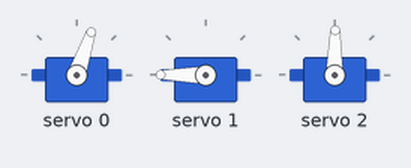
This sketch was run on a simulated Arduino Uno, built with avr-gcc and run on an emulated ATmega328P. On the bench: 3 × servo. What the sketch prints to the serial monitor is not drawn.

Above: at 1.1 s.
At 2.0 s:
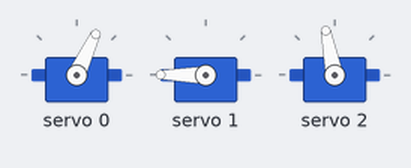
At 2.55 s:
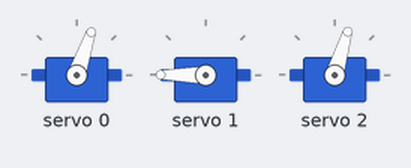
At 3.05 s:
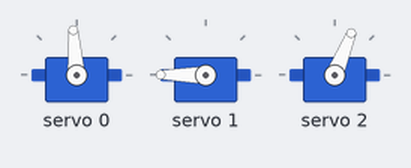
Timing chart, 0 to 5.7 s (numbered marks = the images above):
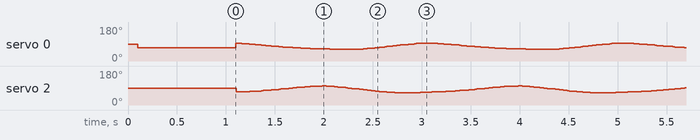

The sketch:

Stage1_GaitTest.ino
```cpp
// =============================================================================
//  Stage1_GaitTest.ino  —  BIPDEAL Stage-1: Single-Leg Cubic Bézier Gait Test
// =============================================================================
//
//  Purpose
//  ───────
//  Verify that one leg executes a smooth, continuous gait cycle using a
//  Cubic Bézier trajectory generator. This replaces the sinusoidal approach
//  and eliminates the velocity discontinuities observed with discrete-segment
//  motion.
//
//  Gait summary
//  ───────────────────────────────────────────────────────────────────────────
//  φ ∈ [0.0, 0.5)  SWING   foot airborne on Bézier arch
//                          P0(−4,−15) → peak(~0,−13) → P3(3,−15)
//                          horizontal velocity = 0 at lift-off and touch-down
//
//  φ ∈ [0.5, 1.0)  STANCE  foot on ground, reversed Bézier x-profile
//                          x: 3 → −4 cm   (equal-magnitude, opposite-direction)
//                          y: −15 cm constant
//
//  Velocity at both phase boundaries is zero in x → no jitter, no foot-drag.
//
//  Startup sequence
//  ───────────────────────────────────────────────────────────────────────────
//  1. I2C bus and PCA9685 initialised.
//  2. Calibration offsets applied to the leg.
//  3. Leg moves directly to home position (−2, −15) cm.
//  4. Sketch waits HOME_SETTLE_MS for the servo to physically arrive.
//  5. Gait loop starts; φ is derived from millis() for clean wrap-around.
//
//  Serial telemetry  (115200 baud)
//  ───────────────────────────────────────────────────────────────────────────
//  When SERIAL_PLOT is defined, each update tick streams CSV:
//      phi, x_cm, y_cm, hip_deg, knee_deg, ankle_deg
//  This feeds directly into the Arduino IDE Serial Plotter.
//  Comment out #define SERIAL_PLOT to reduce CPU load in production.
//
//  Hardware wiring (adjust channel constants below to match your build)
//  ───────────────────────────────────────────────────────────────────────────
//  PCA9685  I2C address  0x40
//  Channel  0  →  Hip servo
//  Channel  1  →  Knee servo
//  Channel  2  →  Ankle servo
//
// =============================================================================

#include <Wire.h>
#include <Adafruit_PWMServoDriver.h>
#include "Bipedal.h"
#include "Trajectory.h"

// =============================================================================
//  ── CONFIGURATION  (edit to match your hardware and desired gait) ───────────
// =============================================================================

// ---- PCA9685 I2C address ------------------------------------------------
#define PCA9685_ADDR  0x40

// ---- PCA9685 oscillator frequency (Hz) ---------------------------------
// Measure with a scope for accuracy; typical boards are 25–27 MHz.
#define OSC_FREQUENCY  27000000UL

// ---- Servo channels on the PCA9685 (adjust to your wiring) -------------
constexpr uint8_t CH_HIP    = 0;
constexpr uint8_t CH_KNEE   = 1;
constexpr uint8_t CH_ANKLE  = 2;

// ---- Leg side -----------------------------------------------------------
// false = left leg  (default for Stage 1)
// true  = right leg (mirrors x-axis inside BipedLeg; swap when testing the right)
constexpr bool LEG_MIRROR_X = false;

// ---- Calibration offsets (degrees) -------------------------------------
// Adjust each offset until the joint physically reads 0° (leg straight,
// vertical) when commanded to home position. Re-tune after any reassembly.
constexpr float CAL_HIP_OFFSET    =  0.0f;
constexpr float CAL_KNEE_OFFSET   =  0.0f;
constexpr float CAL_ANKLE_OFFSET  =  0.0f;

// ---- Gait timing --------------------------------------------------------
// Total duration of one complete gait cycle (swing + stance) in milliseconds.
// Increase for slower, safer motion; decrease for faster stepping.
// Tested range on Arduino Uno: 1500 ms – 4000 ms.
constexpr uint32_t GAIT_CYCLE_MS = 2000UL;     // 2 s per full cycle

// Servo update interval in milliseconds (= 1 / update_rate).
// 20 ms → 50 Hz, matching the PCA9685 PWM frequency.
// Includes ~1–2 ms I2C overhead per 3-servo write on Arduino Uno.
constexpr uint32_t UPDATE_INTERVAL_MS = 20UL;

// ---- Home-position settle time -----------------------------------------
// How long (ms) to hold the home position on startup before gait begins.
// Gives the servo time to physically travel from its power-on position.
constexpr uint32_t HOME_SETTLE_MS = 1000UL;

// ---- Serial telemetry --------------------------------------------------
// Define SERIAL_PLOT to stream φ + foot coordinates + joint angles each tick.
// Comment this line out to eliminate Serial overhead in production.
#define SERIAL_PLOT

// =============================================================================
//  ── GLOBAL OBJECTS ──────────────────────────────────────────────────────────
// =============================================================================

Adafruit_PWMServoDriver pwm = Adafruit_PWMServoDriver(PCA9685_ADDR);

BipedLeg  leg(pwm, CH_HIP, CH_KNEE, CH_ANKLE, LEG_MIRROR_X);

Trajectory traj;    // constructed with defaultParams(); overridden in setup()

// =============================================================================
//  ── SETUP ───────────────────────────────────────────────────────────────────
// =============================================================================
void setup() {

    Serial.begin(115200);
    while (!Serial) { /* wait for USB CDC on Leonardo/Micro; nop on Uno */ }

    Serial.println(F(""));
    Serial.println(F("╔══════════════════════════════════════════════════╗"));
    Serial.println(F("║  BIPDEAL — Stage 1: Cubic Bézier Gait Test       ║"));
    Serial.println(F("╚══════════════════════════════════════════════════╝"));
    Serial.println(F(""));

    // ── Initialise I2C and PCA9685 ───────────────────────────────────────
    Wire.begin();
    pwm.begin();
    pwm.setOscillatorFrequency(OSC_FREQUENCY);
    pwm.setPWMFreq(50);     // 50 Hz — standard servo refresh rate
    delay(10);              // let PCA9685 stabilise after power-on

    // ── Apply calibration offsets ────────────────────────────────────────
    leg.setOffsets(CAL_HIP_OFFSET, CAL_KNEE_OFFSET, CAL_ANKLE_OFFSET);

    // ── Configure trajectory parameters ──────────────────────────────────
    //
    //  Using specification defaults. To change at runtime call:
    //      Trajectory::Params p = traj.getParams();
    //      p.p1y = -13.5f;   // lower the arch peak, e.g. to reduce knee angle
    //      traj.setParams(p);
    //
    //  GEOMETRY RULES — see Trajectory.h for full details:
    //    p1x must equal p0x  → vertical lift-off tangent
    //    p2x must equal p3x  → vertical touch-down tangent
    //    p0y and p3y must equal groundY  (both on the ground line)
    //
    Trajectory::Params p = Trajectory::defaultParams();
    traj.setParams(p);

    // ── Print confirmed trajectory parameters ─────────────────────────────
    Serial.println(F("  Trajectory: Cubic Bézier"));
    Serial.println(F("  ─────────────────────────────────────────────────"));
    Serial.print(F("  P0 (lift-off)    = (")); Serial.print(p.p0x, 1);
    Serial.print(F(", ")); Serial.print(p.p0y, 1); Serial.println(F(") cm"));

    Serial.print(F("  P1 (swing ctrl)  = (")); Serial.print(p.p1x, 1);
    Serial.print(F(", ")); Serial.print(p.p1y, 1); Serial.println(F(") cm"));

    Serial.print(F("  P2 (land ctrl)   = (")); Serial.print(p.p2x, 1);
    Serial.print(F(", ")); Serial.print(p.p2y, 1); Serial.println(F(") cm"));

    Serial.print(F("  P3 (touch-down)  = (")); Serial.print(p.p3x, 1);
    Serial.print(F(", ")); Serial.print(p.p3y, 1); Serial.println(F(") cm"));

    Serial.println(F("  ─────────────────────────────────────────────────"));
    Serial.print(F("  Step length      = "));
    Serial.print(p.p3x - p.p0x, 1); Serial.println(F(" cm"));

    Serial.print(F("  Arch height      = "));
    Serial.print(p.p0y - p.p1y, 1); Serial.println(F(" cm  (ground − peakY)"));

    Serial.print(F("  Ground line      = "));
    Serial.print(p.p0y, 1); Serial.println(F(" cm"));

    Serial.print(F("  Home position    = ("));
    Serial.print(p.homeX, 1); Serial.print(F(", "));
    Serial.print(p.homeY, 1); Serial.println(F(") cm"));

    Serial.print(F("  Cycle period     = ")); Serial.print(GAIT_CYCLE_MS);
    Serial.println(F(" ms"));

    Serial.print(F("  Update rate      = "));
    Serial.print(1000UL / UPDATE_INTERVAL_MS); Serial.println(F(" Hz"));
    Serial.println(F(""));

    // ── Move to home position ─────────────────────────────────────────────
    //
    //  Drive the leg directly to the balanced standing pose before gait.
    //  HOME_SETTLE_MS gives the servo time to physically reach the target.
    //
    FootPosition home = traj.getHomePosition();
    Serial.print(F("  Moving to home ("));
    Serial.print(home.x, 1); Serial.print(F(", "));
    Serial.print(home.y, 1); Serial.println(F(") cm  …"));

    leg.moveTo(home.x, home.y);
    delay(HOME_SETTLE_MS);

    Serial.println(F("  Home reached.  Starting gait cycle …"));
    Serial.println(F(""));

#ifdef SERIAL_PLOT
    // CSV header — matches Arduino IDE Serial Plotter column format
    Serial.println(F("phi,x_cm,y_cm,hip_deg,knee_deg,ankle_deg"));
#endif
}

// =============================================================================
//  ── MAIN LOOP ───────────────────────────────────────────────────────────────
// =============================================================================
void loop() {

    // ── Non-blocking rate limiter ─────────────────────────────────────────
    //
    //  Run the control update at exactly UPDATE_INTERVAL_MS intervals.
    //  Using subtraction (now − lastUpdate) handles millis() rollover
    //  safely without any special case.
    //
    static uint32_t lastUpdate = 0;
    uint32_t now = millis();

    if (now - lastUpdate < UPDATE_INTERVAL_MS) return;
    lastUpdate = now;

    // ── Compute normalised gait phase φ ∈ [0, 1) ─────────────────────────
    //
    //  millis() rolls over after ~49.7 days.
    //  The modulo operation yields a clean, monotonically-increasing phase
    //  that wraps from 1 back to 0 without any explicit counter reset.
    //
    float phi = static_cast<float>(now % GAIT_CYCLE_MS)
              / static_cast<float>(GAIT_CYCLE_MS);

    // ── Get Bézier foot target for this phase ─────────────────────────────
    FootPosition fp = traj.getFootPosition(phi);

    // ── Drive the leg  (IK + servo write inside moveTo) ───────────────────
    leg.moveTo(fp.x, fp.y);

    // ── Optional serial telemetry ─────────────────────────────────────────
    //
    //  calculateIK() is called a second time here purely for telemetry.
    //  Cost: ~0.4 ms on Uno at 16 MHz — acceptable at 50 Hz.
    //  Remove the #define SERIAL_PLOT block above to eliminate this overhead.
    //
#ifdef SERIAL_PLOT
    IKResult ik = leg.calculateIK(fp.x, fp.y);

    Serial.print(phi, 3);       Serial.print(F(","));
    Serial.print(fp.x, 2);      Serial.print(F(","));
    Serial.print(fp.y, 2);      Serial.print(F(","));
    Serial.print(ik.hip,   1);  Serial.print(F(","));
    Serial.print(ik.knee,  1);  Serial.print(F(","));
    Serial.println(ik.ankle, 1);
#endif
}
```

Bipedal.h
```cpp
// =============================================================================
//  Bipedal.h  —  BIPDEAL Bipedal Robot, Single-Leg Servo Controller
//  Status : Existing Stage-1 class.  DO NOT modify the IK formulation.
// =============================================================================
//
//  Coordinate frame  (origin = hip joint centre):
//    x  →  positive = forward in direction of motion
//    y  →  positive = upward  (ground line sits at y = -15 cm)
//
//  Leg geometry  ("< "-shaped, backward-bending knee):
//    Hip→Knee  slopes downward AND backward  (upper link)
//    Knee→Ankle slopes downward AND forward  (lower link)
//    L1 = L2 = 9.5 cm
//
//  Angle convention:
//    0°  = leg perfectly straight, vertical, all joints colinear
//    +ve = forward flexion   (direction of intended motion)
//    −ve = backward extension
//
//  Foot levelling identity:
//    ankle = −(hip + knee)   keeps the foot parallel to the ground
//
// =============================================================================

#pragma once
#include <Arduino.h>
#include <Adafruit_PWMServoDriver.h>

// ---------------------------------------------------------------------------
//  IKResult  —  returned by BipedLeg::calculateIK()
// ---------------------------------------------------------------------------
struct IKResult {
    float hip;      // degrees  hip angle
    float knee;     // degrees  knee angle  (+ = forward flexion)
    float ankle;    // degrees  ankle angle (auto-computed: -(hip+knee))
    bool  valid;    // false  if target is unreachable OR any limit is exceeded
                    // Angles are CLAMPED to limits even when valid==false,
                    // so servos can still be driven to the closest reachable pose.
};

// ---------------------------------------------------------------------------
//  BipedLeg
// ---------------------------------------------------------------------------
class BipedLeg {
public:
    // ---- Link lengths (cm) — match hardware; never change these ----------
    static constexpr float L1 = 9.5f;   // hip  → knee
    static constexpr float L2 = 9.5f;   // knee → ankle

    // ---- Joint limits (degrees) ------------------------------------------
    static constexpr float HIP_MIN    = -90.0f;
    static constexpr float HIP_MAX    =  60.0f;
    static constexpr float KNEE_MIN   = -90.0f;
    static constexpr float KNEE_MAX   =  90.0f;   // MUST NEVER be exceeded
    static constexpr float ANKLE_MIN  = -90.0f;
    static constexpr float ANKLE_MAX  =  70.0f;

    // ---- PCA9685 pulse-width range ---------------------------------------
    // Adjust to match your servo's physical 0°–180° pulse window.
    // Typical MG996R / SG90:  PULSE_MIN ≈ 150, PULSE_MAX ≈ 600
    static constexpr uint16_t PULSE_MIN = 150;
    static constexpr uint16_t PULSE_MAX = 600;

    // ---- Construction ----------------------------------------------------
    //  pwm      : shared Adafruit_PWMServoDriver instance (already begin()'d)
    //  hipCh    : PCA9685 channel assigned to the hip servo
    //  kneeCh   : PCA9685 channel assigned to the knee servo
    //  ankleCh  : PCA9685 channel assigned to the ankle servo
    //  mirrorX  : set true for the right leg to mirror the x-axis
    BipedLeg(Adafruit_PWMServoDriver& pwm,
             uint8_t hipCh, uint8_t kneeCh, uint8_t ankleCh,
             bool mirrorX = false);

    // ---- Calibration offsets -------------------------------------------
    //  Added to each computed angle before converting to pulse counts.
    //  Trim until every joint reads 0° (leg straight & vertical) at home.
    void setOffsets(float hipOff, float kneeOff, float ankleOff);

    // ---- Kinematics (pure computation, no servo motion) ----------------
    //  Solves two-link planar IK for the foot at (x, y).
    //  Returns angles in the project angle convention.
    //  result.valid  = true  ↔  target reachable AND all limits satisfied.
    //  result.valid  = false ↔  out of workspace or a limit was hit.
    //                           Clamped angles are still stored in the result.
    IKResult calculateIK(float x, float y) const;

    // ---- Drive leg to (x, y) -------------------------------------------
    //  Calls calculateIK, applies calibration offsets, drives all three servos.
    //  Returns true if target was fully reachable (valid IK, no limits hit).
    //  Even on false, servos are driven to the best clamped pose.
    bool moveTo(float x, float y);

    // ---- Raw servo access  ---------------------------------------------
    //  Drives ONE PCA9685 channel to angleDeg in the project convention.
    //  The calibration offset for that channel is applied automatically.
    //  Use sparingly — prefer moveTo() for normal gait control.
    void setServoRaw(uint8_t ch, float angleDeg);

private:
    Adafruit_PWMServoDriver& _pwm;
    uint8_t  _hipCh, _kneeCh, _ankleCh;
    bool     _mirrorX;
    float    _hipOff, _kneeOff, _ankleOff;

    static float    clamp(float v, float lo, float hi);
    uint16_t        angleToPulse(float angleDeg) const;
    void            driveJoints(float hipDeg, float kneeDeg, float ankleDeg);
};
```

Source omitted: Bipedal.cpp (8120 bytes), Trajectory.cpp (6805 bytes), Trajectory.h (7171 bytes)
